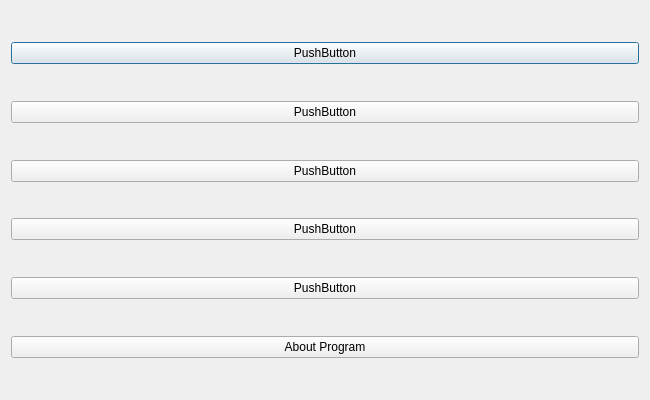
<?xml version="1.0" encoding="UTF-8"?>
<ui version="4.0">
 <class>MenuWindowClass</class>
 <widget class="QDialog" name="MenuWindowClass">
  <property name="geometry">
   <rect>
    <x>0</x>
    <y>0</y>
    <width>650</width>
    <height>400</height>
   </rect>
  </property>
  <property name="windowTitle">
   <string>Settings</string>
  </property>
  <layout class="QHBoxLayout" name="horizontalLayout" stretch="1">
   <item>
    <layout class="QVBoxLayout" name="vertLayout">
     <item>
      <spacer name="vertSpacer6">
       <property name="orientation">
        <enum>Qt::Vertical</enum>
       </property>
       <property name="sizeHint" stdset="0">
        <size>
         <width>20</width>
         <height>40</height>
        </size>
       </property>
      </spacer>
     </item>
     <item>
      <widget class="QPushButton" name="pushButton_2">
       <property name="text">
        <string>PushButton</string>
       </property>
      </widget>
     </item>
     <item>
      <spacer name="vertSpacer1">
       <property name="orientation">
        <enum>Qt::Vertical</enum>
       </property>
       <property name="sizeHint" stdset="0">
        <size>
         <width>20</width>
         <height>40</height>
        </size>
       </property>
      </spacer>
     </item>
     <item>
      <widget class="QPushButton" name="pushButton_4">
       <property name="text">
        <string>PushButton</string>
       </property>
      </widget>
     </item>
     <item>
      <spacer name="vertSpacer2">
       <property name="orientation">
        <enum>Qt::Vertical</enum>
       </property>
       <property name="sizeHint" stdset="0">
        <size>
         <width>20</width>
         <height>40</height>
        </size>
       </property>
      </spacer>
     </item>
     <item>
      <widget class="QPushButton" name="pushButton_6">
       <property name="text">
        <string>PushButton</string>
       </property>
      </widget>
     </item>
     <item>
      <spacer name="vertSpacer3">
       <property name="orientation">
        <enum>Qt::Vertical</enum>
       </property>
       <property name="sizeHint" stdset="0">
        <size>
         <width>20</width>
         <height>40</height>
        </size>
       </property>
      </spacer>
     </item>
     <item>
      <widget class="QPushButton" name="pushButton_5">
       <property name="text">
        <string>PushButton</string>
       </property>
      </widget>
     </item>
     <item>
      <spacer name="vertSpacer4">
       <property name="orientation">
        <enum>Qt::Vertical</enum>
       </property>
       <property name="sizeHint" stdset="0">
        <size>
         <width>20</width>
         <height>40</height>
        </size>
       </property>
      </spacer>
     </item>
     <item>
      <widget class="QPushButton" name="pushButton_3">
       <property name="text">
        <string>PushButton</string>
       </property>
      </widget>
     </item>
     <item>
      <spacer name="vertSpacer5">
       <property name="orientation">
        <enum>Qt::Vertical</enum>
       </property>
       <property name="sizeHint" stdset="0">
        <size>
         <width>20</width>
         <height>40</height>
        </size>
       </property>
      </spacer>
     </item>
     <item>
      <widget class="QPushButton" name="qpbAboutApp">
       <property name="text">
        <string>About Program</string>
       </property>
      </widget>
     </item>
     <item>
      <spacer name="vertSpacer7">
       <property name="orientation">
        <enum>Qt::Vertical</enum>
       </property>
       <property name="sizeHint" stdset="0">
        <size>
         <width>20</width>
         <height>40</height>
        </size>
       </property>
      </spacer>
     </item>
    </layout>
   </item>
  </layout>
 </widget>
 <layoutdefault spacing="6" margin="11"/>
 <resources/>
 <connections/>
</ui>
